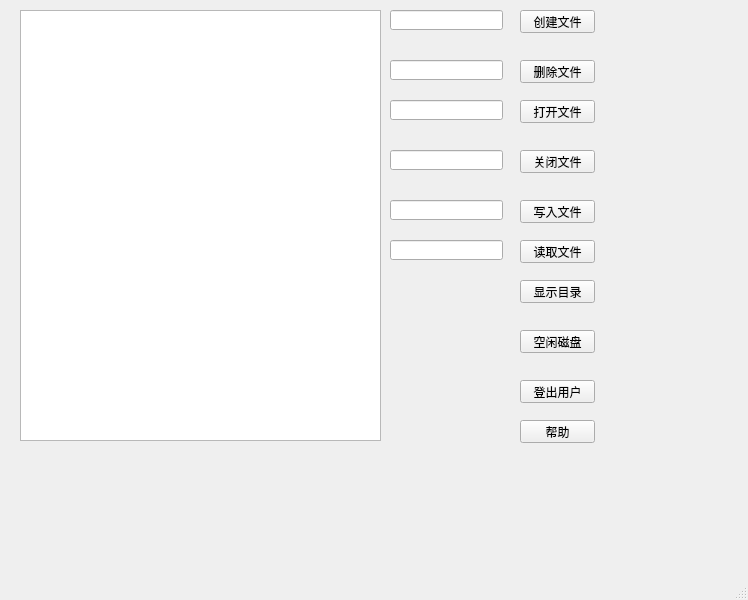
<?xml version="1.0" encoding="UTF-8"?>
<ui version="4.0">
 <class>MainWindow</class>
 <widget class="QMainWindow" name="MainWindow">
  <property name="geometry">
   <rect>
    <x>0</x>
    <y>0</y>
    <width>748</width>
    <height>600</height>
   </rect>
  </property>
  <property name="windowTitle">
   <string>MainWindow</string>
  </property>
  <widget class="QWidget" name="centralwidget">
   <widget class="QPushButton" name="pushButton">
    <property name="geometry">
     <rect>
      <x>520</x>
      <y>60</y>
      <width>75</width>
      <height>23</height>
     </rect>
    </property>
    <property name="text">
     <string>删除文件</string>
    </property>
   </widget>
   <widget class="QTextEdit" name="textEdit">
    <property name="geometry">
     <rect>
      <x>20</x>
      <y>10</y>
      <width>361</width>
      <height>431</height>
     </rect>
    </property>
   </widget>
   <widget class="QPushButton" name="pushButton_2">
    <property name="geometry">
     <rect>
      <x>520</x>
      <y>10</y>
      <width>75</width>
      <height>23</height>
     </rect>
    </property>
    <property name="text">
     <string>创建文件</string>
    </property>
   </widget>
   <widget class="QPushButton" name="pushButton_3">
    <property name="geometry">
     <rect>
      <x>520</x>
      <y>100</y>
      <width>75</width>
      <height>23</height>
     </rect>
    </property>
    <property name="text">
     <string>打开文件</string>
    </property>
   </widget>
   <widget class="QPushButton" name="pushButton_4">
    <property name="geometry">
     <rect>
      <x>520</x>
      <y>150</y>
      <width>75</width>
      <height>23</height>
     </rect>
    </property>
    <property name="text">
     <string>关闭文件</string>
    </property>
   </widget>
   <widget class="QPushButton" name="pushButton_5">
    <property name="geometry">
     <rect>
      <x>520</x>
      <y>200</y>
      <width>75</width>
      <height>23</height>
     </rect>
    </property>
    <property name="text">
     <string>写入文件</string>
    </property>
   </widget>
   <widget class="QPushButton" name="pushButton_6">
    <property name="geometry">
     <rect>
      <x>520</x>
      <y>240</y>
      <width>75</width>
      <height>23</height>
     </rect>
    </property>
    <property name="text">
     <string>读取文件</string>
    </property>
   </widget>
   <widget class="QPushButton" name="pushButton_7">
    <property name="geometry">
     <rect>
      <x>520</x>
      <y>280</y>
      <width>75</width>
      <height>23</height>
     </rect>
    </property>
    <property name="text">
     <string>显示目录</string>
    </property>
   </widget>
   <widget class="QPushButton" name="pushButton_8">
    <property name="geometry">
     <rect>
      <x>520</x>
      <y>330</y>
      <width>75</width>
      <height>23</height>
     </rect>
    </property>
    <property name="text">
     <string>空闲磁盘</string>
    </property>
   </widget>
   <widget class="QPushButton" name="pushButton_9">
    <property name="geometry">
     <rect>
      <x>520</x>
      <y>380</y>
      <width>75</width>
      <height>23</height>
     </rect>
    </property>
    <property name="text">
     <string>登出用户</string>
    </property>
   </widget>
   <widget class="QPushButton" name="pushButton_10">
    <property name="geometry">
     <rect>
      <x>520</x>
      <y>420</y>
      <width>75</width>
      <height>23</height>
     </rect>
    </property>
    <property name="text">
     <string>帮助</string>
    </property>
   </widget>
   <widget class="QLineEdit" name="lineEdit">
    <property name="geometry">
     <rect>
      <x>390</x>
      <y>10</y>
      <width>113</width>
      <height>20</height>
     </rect>
    </property>
   </widget>
   <widget class="QLineEdit" name="lineEdit_2">
    <property name="geometry">
     <rect>
      <x>390</x>
      <y>60</y>
      <width>113</width>
      <height>20</height>
     </rect>
    </property>
   </widget>
   <widget class="QLineEdit" name="lineEdit_3">
    <property name="geometry">
     <rect>
      <x>390</x>
      <y>100</y>
      <width>113</width>
      <height>20</height>
     </rect>
    </property>
   </widget>
   <widget class="QLineEdit" name="lineEdit_4">
    <property name="geometry">
     <rect>
      <x>390</x>
      <y>150</y>
      <width>113</width>
      <height>20</height>
     </rect>
    </property>
   </widget>
   <widget class="QLineEdit" name="lineEdit_5">
    <property name="geometry">
     <rect>
      <x>390</x>
      <y>200</y>
      <width>113</width>
      <height>20</height>
     </rect>
    </property>
   </widget>
   <widget class="QLineEdit" name="lineEdit_6">
    <property name="geometry">
     <rect>
      <x>390</x>
      <y>240</y>
      <width>113</width>
      <height>20</height>
     </rect>
    </property>
   </widget>
  </widget>
  <widget class="QMenuBar" name="menubar">
   <property name="geometry">
    <rect>
     <x>0</x>
     <y>0</y>
     <width>748</width>
     <height>23</height>
    </rect>
   </property>
  </widget>
  <widget class="QStatusBar" name="statusbar"/>
 </widget>
 <resources/>
 <connections/>
</ui>
